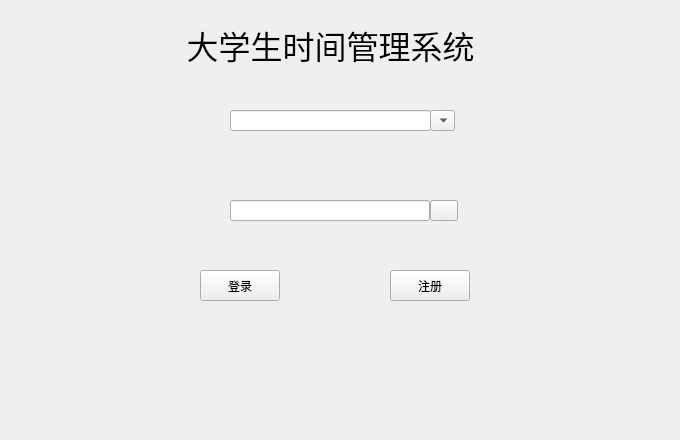
<?xml version="1.0" encoding="UTF-8"?>
<ui version="4.0">
 <class>log_in</class>
 <widget class="QWidget" name="log_in">
  <property name="geometry">
   <rect>
    <x>0</x>
    <y>0</y>
    <width>680</width>
    <height>440</height>
   </rect>
  </property>
  <property name="minimumSize">
   <size>
    <width>680</width>
    <height>440</height>
   </size>
  </property>
  <property name="maximumSize">
   <size>
    <width>680</width>
    <height>440</height>
   </size>
  </property>
  <property name="windowTitle">
   <string>Form</string>
  </property>
  <widget class="QLabel" name="mainlabel">
   <property name="geometry">
    <rect>
     <x>90</x>
     <y>20</y>
     <width>481</width>
     <height>51</height>
    </rect>
   </property>
   <property name="text">
    <string>&lt;html&gt;&lt;head/&gt;&lt;body&gt;&lt;p align=&quot;center&quot;&gt;&lt;span style=&quot; font-size:24pt;&quot;&gt;大学生时间管理系统&lt;/span&gt;&lt;/p&gt;&lt;/body&gt;&lt;/html&gt;</string>
   </property>
  </widget>
  <widget class="QLabel" name="namelabel">
   <property name="geometry">
    <rect>
     <x>200</x>
     <y>100</y>
     <width>31</width>
     <height>31</height>
    </rect>
   </property>
   <property name="styleSheet">
    <string notr="true">background-image: url(:/resources/image/name.png);</string>
   </property>
   <property name="text">
    <string>&lt;html&gt;&lt;head/&gt;&lt;body&gt;&lt;p align=&quot;right&quot;&gt;&lt;br/&gt;&lt;/p&gt;&lt;/body&gt;&lt;/html&gt;</string>
   </property>
  </widget>
  <widget class="QPushButton" name="loadpushButton">
   <property name="geometry">
    <rect>
     <x>200</x>
     <y>270</y>
     <width>80</width>
     <height>31</height>
    </rect>
   </property>
   <property name="text">
    <string>登录</string>
   </property>
  </widget>
  <widget class="QPushButton" name="newpushButton">
   <property name="geometry">
    <rect>
     <x>390</x>
     <y>270</y>
     <width>80</width>
     <height>31</height>
    </rect>
   </property>
   <property name="text">
    <string>注册</string>
   </property>
  </widget>
  <widget class="QLabel" name="passwordlabel">
   <property name="geometry">
    <rect>
     <x>200</x>
     <y>190</y>
     <width>31</width>
     <height>31</height>
    </rect>
   </property>
   <property name="styleSheet">
    <string notr="true">background-image: url(:/resources/image/password.png);</string>
   </property>
   <property name="text">
    <string>&lt;html&gt;&lt;head/&gt;&lt;body&gt;&lt;p align=&quot;right&quot;&gt;&lt;br/&gt;&lt;/p&gt;&lt;/body&gt;&lt;/html&gt;</string>
   </property>
  </widget>
  <widget class="QLineEdit" name="namelineEdit">
   <property name="geometry">
    <rect>
     <x>230</x>
     <y>110</y>
     <width>201</width>
     <height>21</height>
    </rect>
   </property>
  </widget>
  <widget class="QPushButton" name="showcodepushButton">
   <property name="geometry">
    <rect>
     <x>430</x>
     <y>200</y>
     <width>28</width>
     <height>21</height>
    </rect>
   </property>
   <property name="minimumSize">
    <size>
     <width>28</width>
     <height>0</height>
    </size>
   </property>
   <property name="maximumSize">
    <size>
     <width>28</width>
     <height>16777215</height>
    </size>
   </property>
   <property name="baseSize">
    <size>
     <width>7</width>
     <height>4</height>
    </size>
   </property>
   <property name="styleSheet">
    <string notr="true">background-image: url(:/resources/image/hide.png);</string>
   </property>
   <property name="text">
    <string/>
   </property>
  </widget>
  <widget class="QComboBox" name="namecomboBox">
   <property name="geometry">
    <rect>
     <x>430</x>
     <y>110</y>
     <width>25</width>
     <height>21</height>
    </rect>
   </property>
   <property name="minimumSize">
    <size>
     <width>25</width>
     <height>0</height>
    </size>
   </property>
   <property name="maximumSize">
    <size>
     <width>25</width>
     <height>16777215</height>
    </size>
   </property>
  </widget>
  <widget class="QLineEdit" name="passwordlineEdit">
   <property name="geometry">
    <rect>
     <x>230</x>
     <y>200</y>
     <width>200</width>
     <height>21</height>
    </rect>
   </property>
  </widget>
 </widget>
 <resources/>
 <connections/>
</ui>
